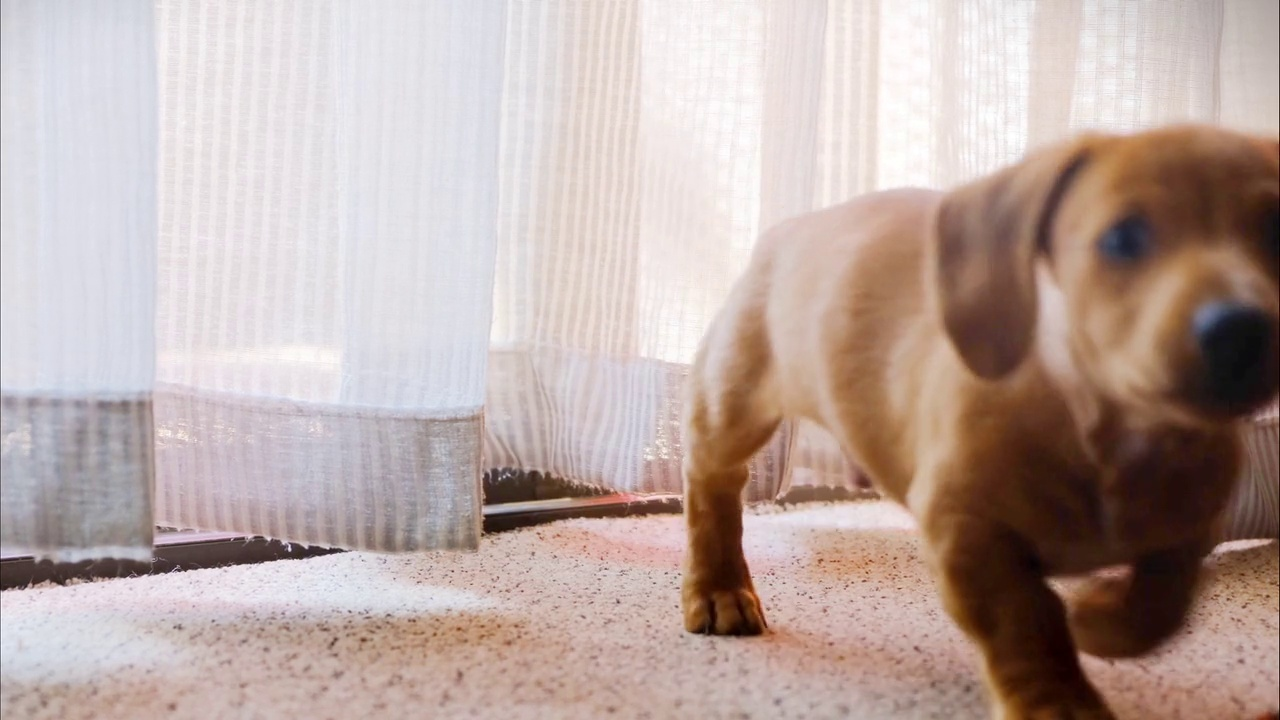
#> input picture dog.jpg, 1280 x 720 px
$ python transformation.py
#> lines starting #> are read from the running program, lines starting #| are printed output that depends on the picture
import cv2
img  = cv2.imread('dog.jpg')
#> img is the input picture: shape (720, 1280, 3); mean B, G, R 164.6, 169.7, 187.6

# rotation

rotate = cv2.rotate(img,rotateCode=cv2.ROTATE_90_CLOCKWISE)
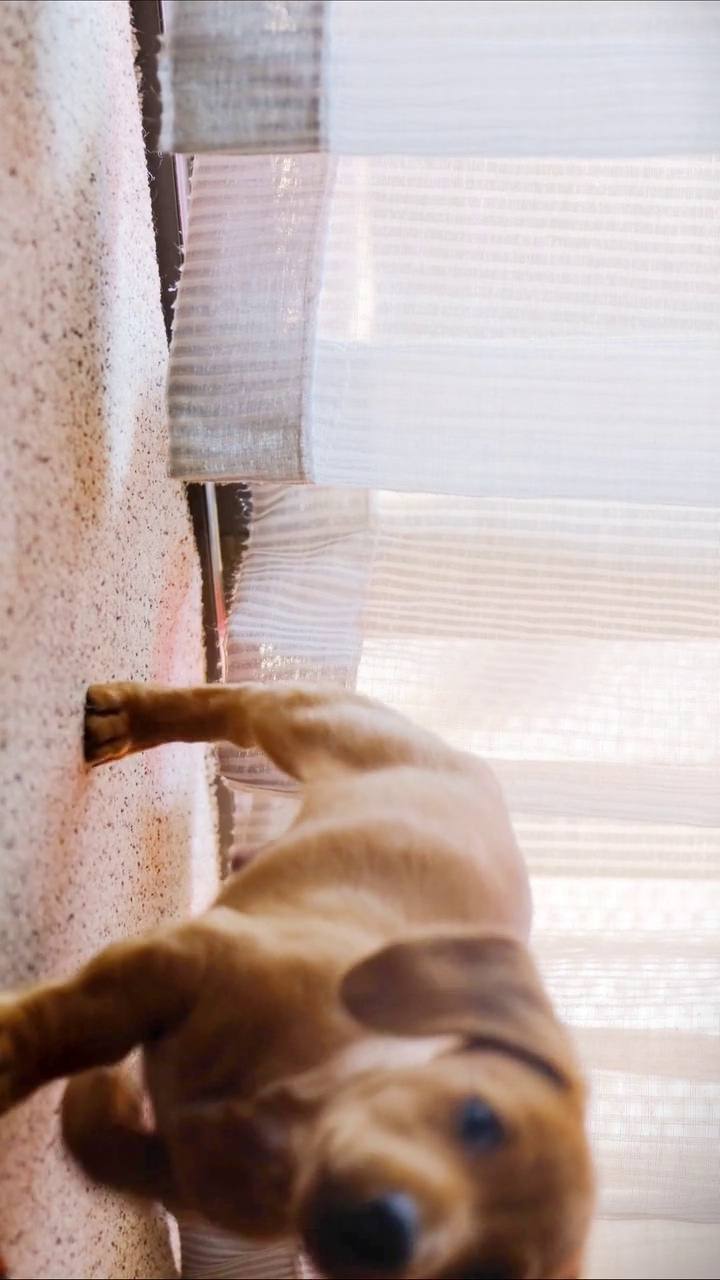
#> rotate: shape (1280, 720, 3); mean B, G, R 164.6, 169.7, 187.6
cv2.imshow('rotate90',rotate)

# rotation with angle
height,width = img.shape[0],img.shape[1]
#> height = 720; width = 1280
center = (img.shape[1]//2,img.shape[0]//2)
#> center = (640, 360)
print(center)
#| (640, 360)
def rotation(img,angle):
#> called with angle = 90
    rotation_matrix = cv2.getRotationMatrix2D(center,angle,scale=0.25)
    rotated = cv2.warpAffine(img,rotation_matrix,(width,height))
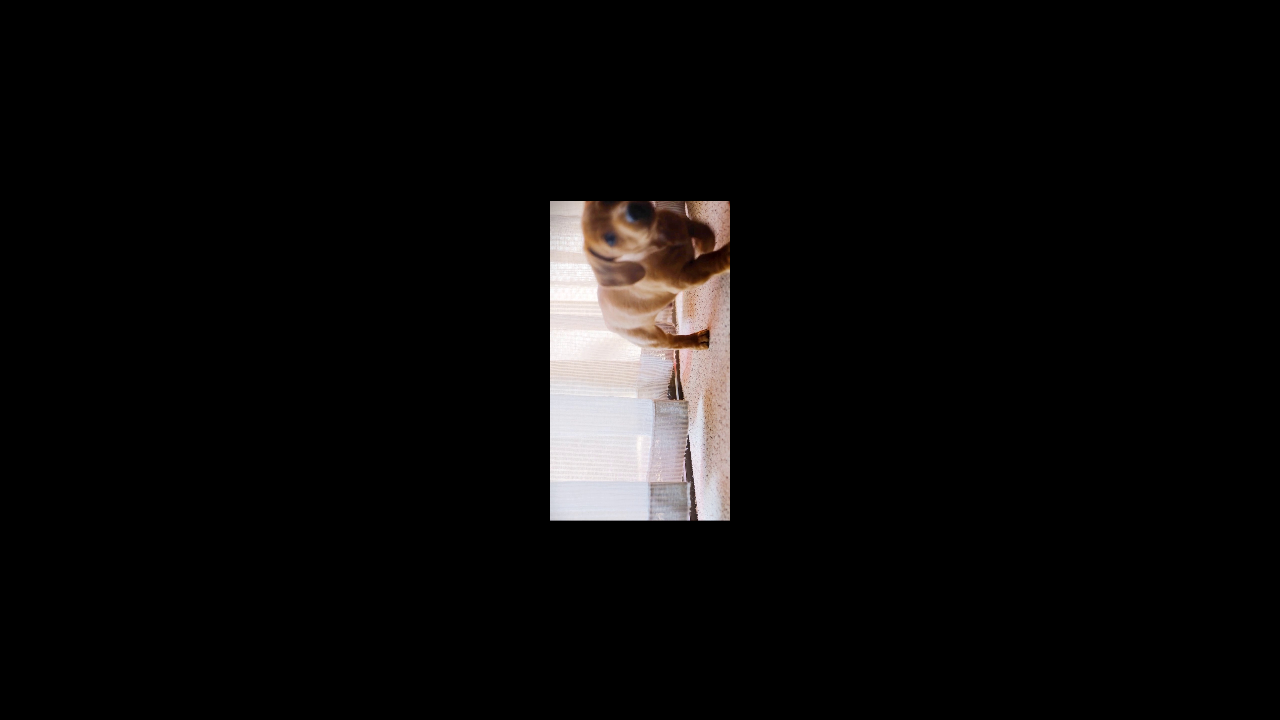
#> rotated: shape (720, 1280, 3); mean B, G, R 10.3, 10.6, 11.7
    return rotated

rotated = rotation(img,90)
cv2.imshow('rotate45',rotated)

# flipping
# 0 = vertical
# 1 = horizontal
# -1 = vertical and horizontal
flip = cv2.flip(img,0)
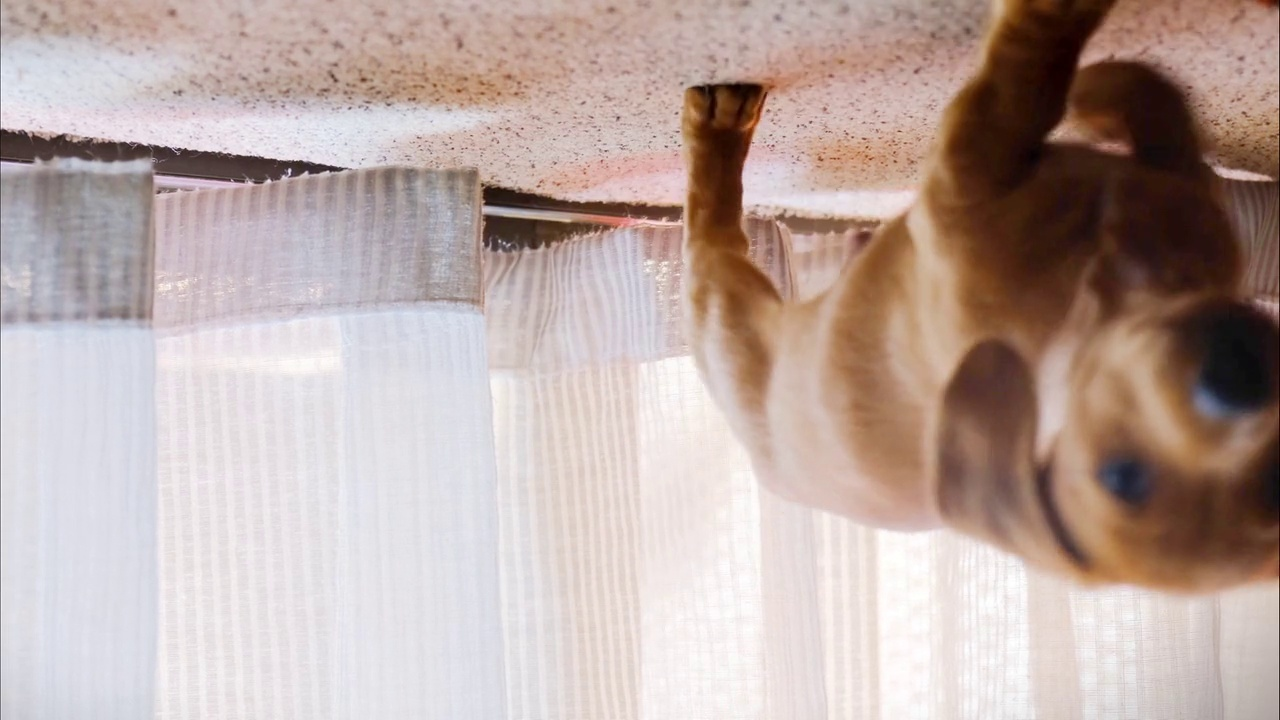
#> flip: shape (720, 1280, 3); mean B, G, R 164.6, 169.7, 187.6
cv2.imshow('flip',flip)

cv2.waitKey(0)
